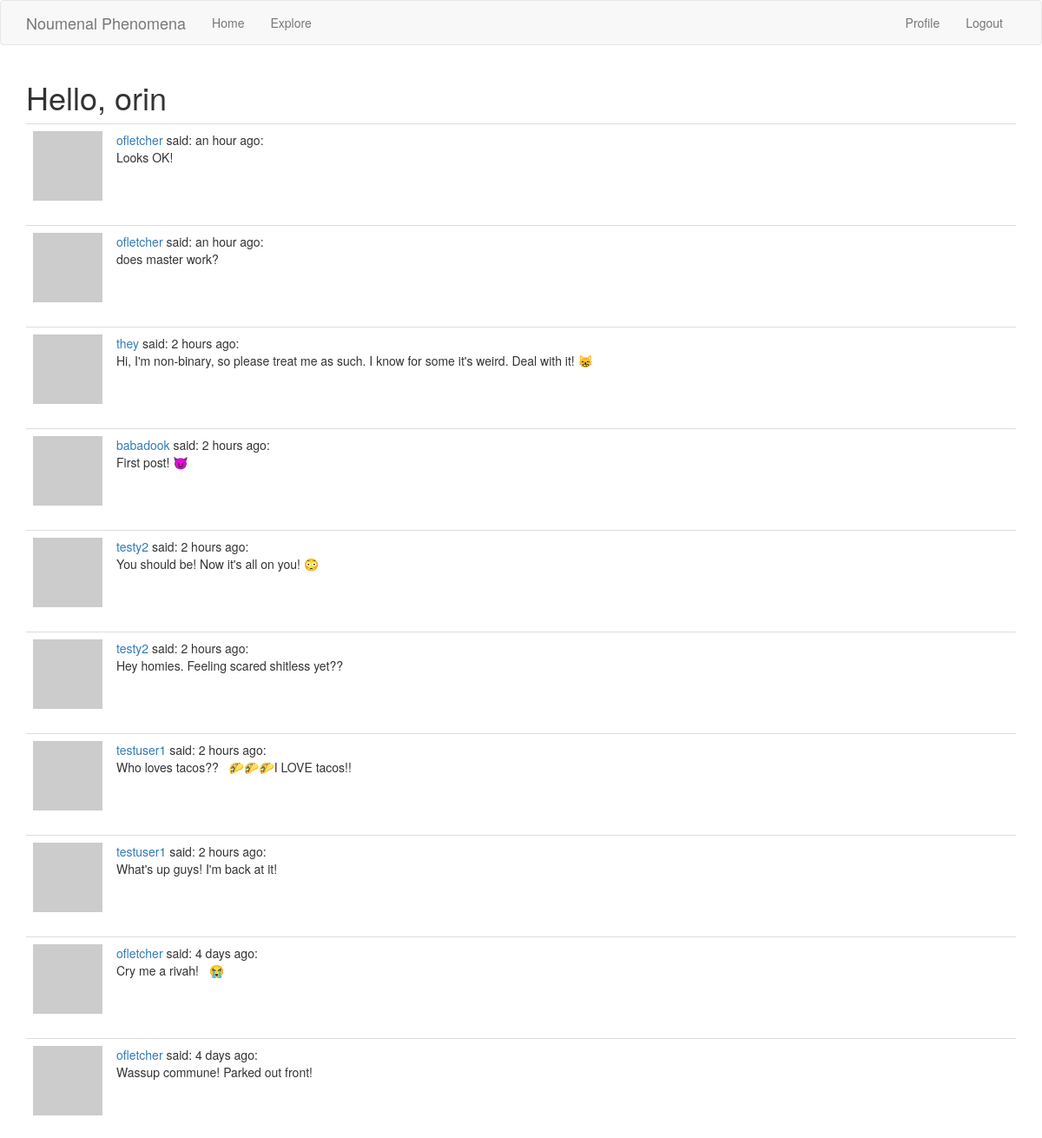
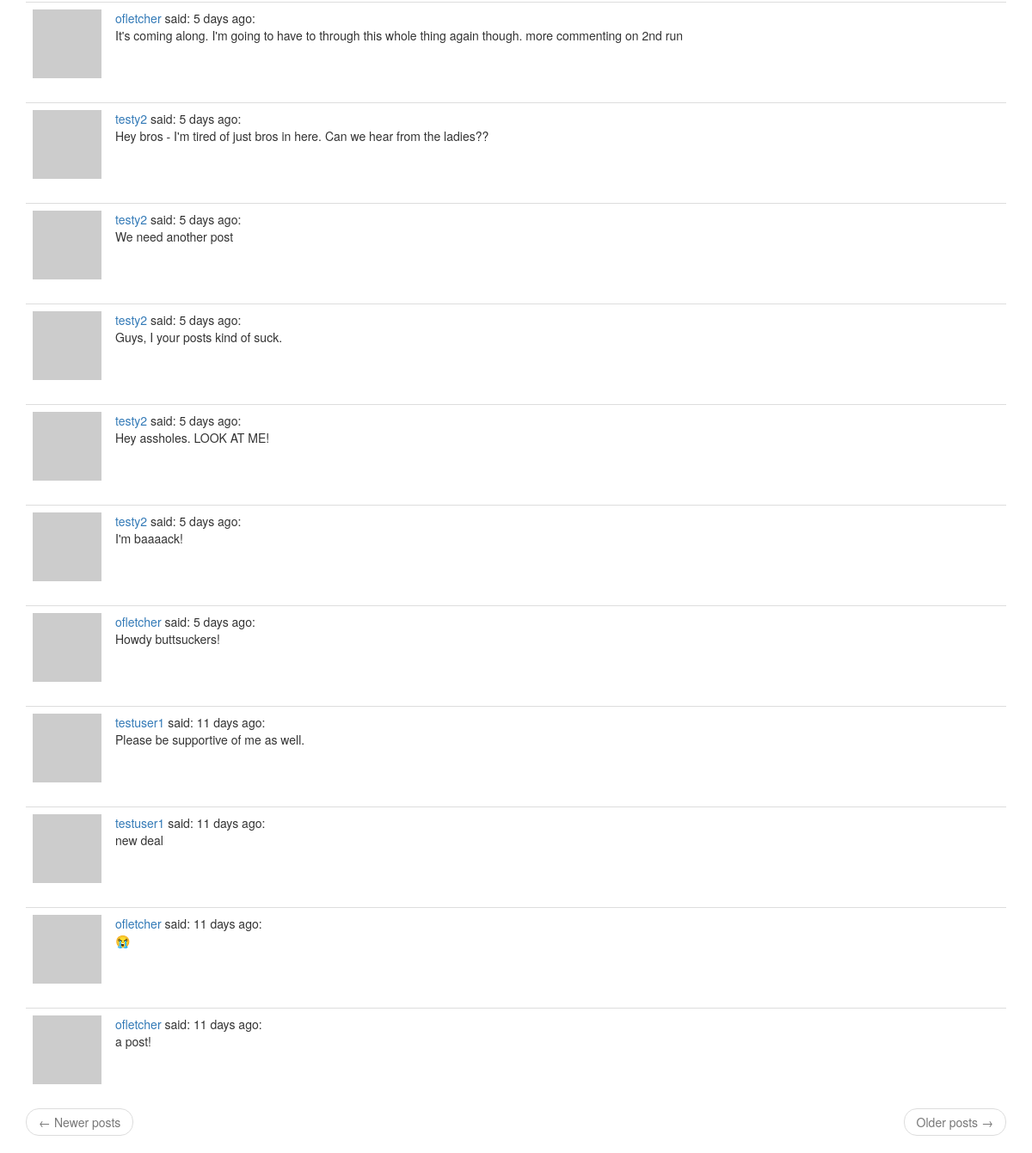
Page /explore (signed in) on the committed database (2 pictures, top to bottom).
### app/models.py (models this page shows, shortened)
class User(UserMixin, db.Model):
    id = db.Column(db.Integer, primary_key=True)
    username = db.Column(db.String(64), index=True, unique=True)
    email = db.Column(db.String(120), index=True, unique=True)
    password_hash = db.Column(db.String(128))
    posts = db.relationship('Post', backref='author', lazy='dynamic')
    about_me = db.Column(db.String(140))
    last_seen = db.Column(db.DateTime, default=datetime.utcnow)
    followed = db.relationship(
        'User', secondary=followers,
        primaryjoin=(followers.c.follower_id == id),
        secondaryjoin=(followers.c.followed_id == id),
        backref=db.backref('followers', lazy='dynamic'), lazy='dynamic')
    def avatar(self, size):
        digest = md5(self.email.lower().encode('utf-8')).hexdigest()
        return 'https://www.gravatar.com/avatar/{}?d=identicon&s={}'.format(
            digest, size)

class Post(db.Model):
    id = db.Column(db.Integer, primary_key=True)
    body = db.Column(db.String(140))
    timestamp = db.Column(db.DateTime, index=True, default=datetime.utcnow)
    user_id = db.Column(db.Integer, db.ForeignKey('user.id'))

### app/routes.py (the view)
@app_var.route('/explore')
@login_required
def explore():
    page = request.args.get('page', 1, type=int)
    posts = Post.query.order_by(Post.timestamp.desc()).paginate(
        page, app_var.config['POSTS_PER_PAGE'], False)
    next_url = url_for('explore', page=posts.next_num) \
        if posts.has_next else None
    prev_url = url_for('explore', page=posts.prev_num) \
        if posts.has_prev else None
    return render_template('index.html', title='Explore', posts=posts.items, next_url=next_url, prev_url=prev_url)

### app/models.py (called while the page is built)
@login.user_loader
def load_user(id):
    return User.query.get(int(id))

### app/routes.py (called while the page is built)
@app_var.before_request
def before_request():
    if current_user.is_authenticated:
        current_user.last_seen = datetime.utcnow()
        db.session.commit()

### app/templates/index.html (shortened to what this page needs)
{% extends "base.html" %}
{% import 'bootstrap/wtf.html' as wtf %}
{% block app_content %}
<h1>Hello, {{ current_user.username }}</h1>
{% for post in posts %}
{% include '_post.html' %}
{% endfor %}
<nav aria-label="...">
    <ul class="pager">
        <li class="previous{% if not prev_url %} disabled{% endif %}">
            <a href="{{ prev_url or '#' }}">
                <span aria-hidden="true">&larr;</span> Newer posts
            </a>
        </li>
        <li class="next{% if not next_url %} disabled{% endif %}">
            <a href="{{ next_url or '#' }}">
                Older posts <span aria-hidden="true">&rarr;</span>
            </a>
        </li>
    </ul>
</nav>
{% endblock %}

### app/templates/_post.html
<table class='table table-hover'>
    <tr>
        <td width='70px'>
            <a href="{{ url_for('user', username=post.author.username) }}">
                <img src="{{ post.author.avatar(70) }}">
            </a>
        </td>
        <td>
            <a href="{{ url_for('user', username=post.author.username)}}">
                {{ post.author.username }}
            </a>
            said: {{ moment(post.timestamp).fromNow() }}:
            <br>
            {{ post.body }}
        </td>
    </tr>
</table>

### rows in the picture
User: username "orin"
Post: author.username "ofletcher", timestamp "an hour ago", body "Looks OK!"
Post: author.username "ofletcher", timestamp "an hour ago", body "does master work?"
Post: author.username "they", timestamp "2 hours ago", body "Hi, I'm non-binary, so please treat me as such. I know for some it's weird. Deal with it! 😸"
Post: author.username "babadook", timestamp "2 hours ago", body "First post! 😈"
Post: author.username "testy2", timestamp "2 hours ago", body "You should be! Now it's all on you! 😳"
Post: author.username "testy2", timestamp "2 hours ago", body "Hey homies. Feeling scared shitless yet??"
Post: author.username "testuser1", timestamp "2 hours ago", body "Who loves tacos?? 🌮🌮🌮I LOVE tacos!!"
Post: author.username "testuser1", timestamp "2 hours ago", body "What's up guys! I'm back at it!"
Post: author.username "ofletcher", timestamp "4 days ago", body "Cry me a rivah! 😭"
Post: author.username "ofletcher", timestamp "4 days ago", body "Wassup commune! Parked out front!"
Post: author.username "ofletcher", timestamp "5 days ago", body "It's coming along. I'm going to have to through this whole thing again though. more commenting on 2nd run"
Post: author.username "testy2", timestamp "5 days ago", body "Hey bros - I'm tired of just bros in here. Can we hear from the ladies??"
Post: author.username "testy2", timestamp "5 days ago", body "We need another post"
Post: author.username "testy2", timestamp "5 days ago", body "Guys, I your posts kind of suck."
Post: author.username "testy2", timestamp "5 days ago", body "Hey assholes. LOOK AT ME!"
Post: author.username "testy2", timestamp "5 days ago", body "I'm baaaack!"
Post: author.username "ofletcher", timestamp "5 days ago", body "Howdy buttsuckers!"
Post: author.username "testuser1", timestamp "11 days ago", body "Please be supportive of me as well."
Post: author.username "testuser1", timestamp "11 days ago", body "new deal"
Post: author.username "ofletcher", timestamp "11 days ago", body "😭"
Post: author.username "ofletcher", timestamp "11 days ago", body "a post!"
